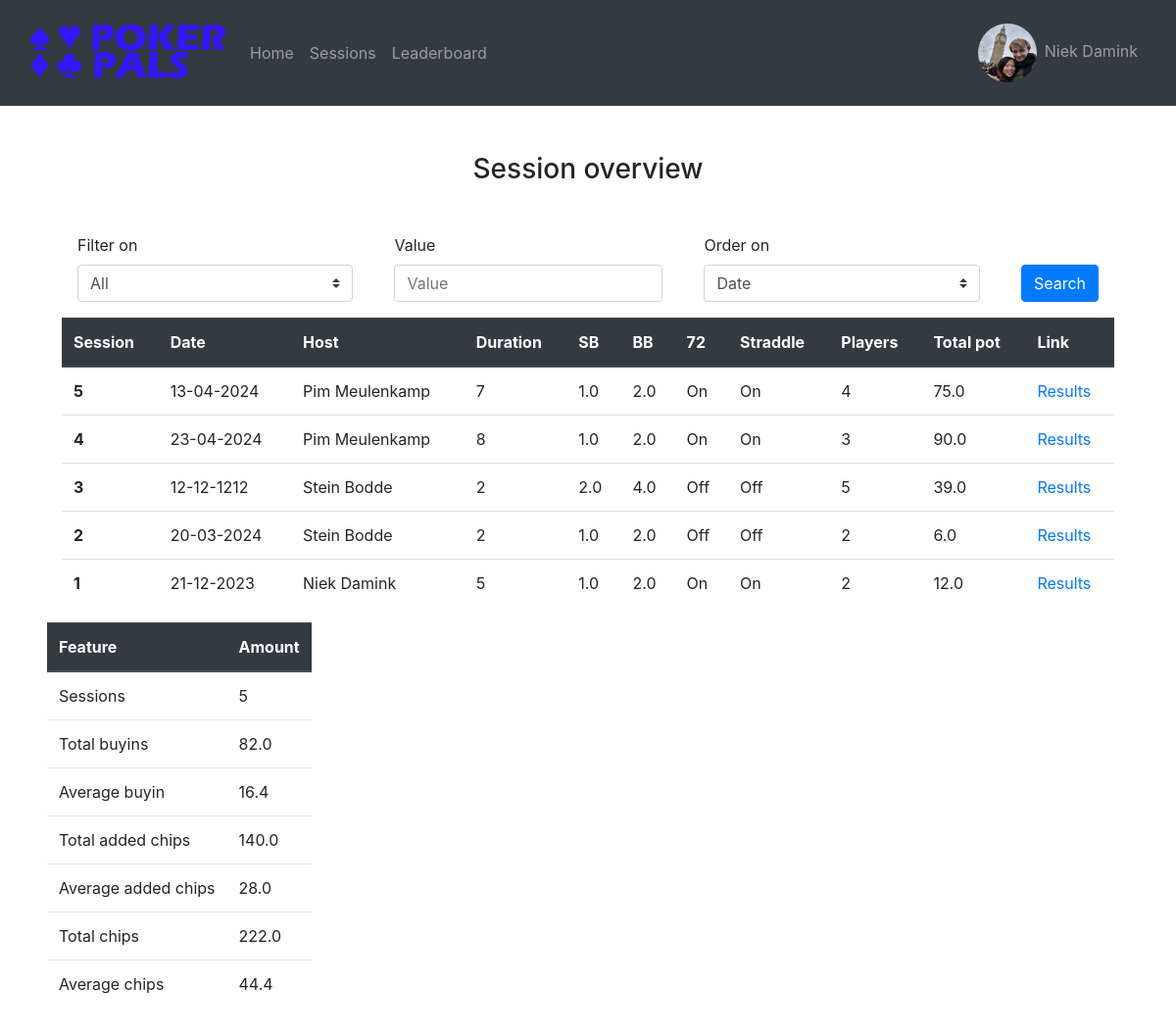
Page /sessions (signed in) on the committed database.
### website/models.py (models this page shows)
class User(db.Model, UserMixin):
    id = db.Column(db.Integer, primary_key=True)
    name = db.Column(db.String(150), unique=True)
    password = db.Column(db.String(150))
    imgURL = db.Column(db.String(10000))

class Session(db.Model):
    session_ID = db.Column(db.Integer, primary_key=True)
    host = db.Column(db.String(100))
    date = db.Column(db.String(100))
    duration = db.Column(db.Integer)
    straddle = db.Column(db.Boolean)
    seven_deuce = db.Column(db.Boolean)
    small_blind = db.Column(db.Float)
    big_blind = db.Column(db.Float)

### website/views.py (the view)
@views.route('/sessions', methods=['GET', 'POST'])
@login_required
def sessions():
    if request.method == "POST":
        filterOn = request.form.get("filter")
        filterValue = request.form.get("inputValue")
        orderOn = request.form.get("order")
    else:
        filterOn = "0"
        filterValue = None
        orderOn = "0"
    return render_template("sessions.html", user = current_user, session_list = getSessionsWithPeopleAndPot(filterOn, filterValue, orderOn), total_statistics = getTotalStatistics(filterOn, filterValue))

### website/__init__.py (called while the page is built)
def create_app():
    app = Flask(__name__)
    app.config['SECRET_KEY'] = 'ksjdksajdk17HSSH2ssj88ss'
    app.config['SQLALCHEMY_DATABASE_URI'] = f'sqlite:///{DB_NAME}'
    db.init_app(app)
    from .views import views
    from .auth import auth
    from .admin import admin
    app.register_blueprint(views, url_prefix='/')
    app.register_blueprint(auth, url_prefix='/')
    app.register_blueprint(admin, url_prefix='/admin')
    from .models import User, Post
    create_database(app)
    login_manager = LoginManager()
    login_manager.login_view = 'auth.login'
    login_manager.init_app(app)
    @login_manager.user_loader
    def load_user(id):
        return User.query.get(int(id))
    return app

### website/templates/sessions.html (shortened to what this page needs)
{% extends "base.html" %} {% block title %}Sessions{% endblock %} {% block content %}
<div class="fluid-container p-5">
    <h3 align="center">Session overview</h3><br>
    <form method="POST">
        <div class="form-row align-items-center">
            <div class="col m-3">
                <label class="mr-sm-2" for="filter">Filter on</label>
                <select onchange="saveChoice(this, 'active1');" class="custom-select mr-sm-2" name="filter" id="filter">
                    <option id="f0" selected value="0">All</option>
                </select>
            </div>
            <div class="col-auto m-3">
                <label class="mr-sm-2" for="input Value">Value</label>
                <input type="text" onkeyup="saveValue(this)" class="form-control" name="inputValue" id="inputValue" placeholder="Value">
                </div>
            <div class="col m-3">
                <label class="mr-sm-2" for="order">Order on</label>
                <select onchange="saveChoice(this, 'active2');" class="custom-select mr-sm-2" name="order" id="order">
                    <option selected value="0">Date</option>
                </select>
            </div>
        <div class="col-auto m-3 mt-5">
            <button type="submit" class="btn btn-primary">Search</button>
        </div>
    </div>
    </form>
    <div class="row">
        <div class="col">
            <table class="table">
                <thead class="thead-dark">
                    <tr>
                        <th scope="col">Session</th>
                        <th scope="col">Date</th>
                        <th scope="col">Host</th>
                        <th scope="col">Duration</th>
                        <th scope="col">SB</th>
                        <th scope="col">BB</th>
                        <th scope="col">72</th>
                        <th scope="col">Straddle</th>
                        <th scope="col">Players</th>
                        <th scope="col">Total pot</th>
                        <th scope="col">Link</th>
                    </tr>
                </thead>
                <tbody>
                    {% for session in session_list%}
                    <tr>
                        <th scope="row">{{session.session_ID}}</th>
                        <td>{{session.date}}</td>
                        <td>{{session.host}}</td>
                        <td>{{session.duration}}</td>
                        <td>{{session.small_blind}}</td>
                        <td>{{session.big_blind}}</td>
                        {%if session.seven_deuce%}
                        <td>On</td>
                        {%else%}
                        <td>Off</td>
                        {%endif%}
                        {%if session.straddle%}
                        <td>On</td>
                        {%else%}
                        <td>Off</td>
                        {%endif%}
                        <td>{{session.players}}</td>
                        <td>{{session.pot}}</td>
                        <td><a href="/sessions/{{session.session_ID}}">Results</a></td>
                    </tr>
                    {%endfor%}
                </tbody>
            </table>
        </div>
        <div class="column-2">
            <table class="table">
                <thead class="thead-dark">
                    <tr>
                        <th scope="col">Feature</th>
                        <th scope="col">Amount</th>
                    </tr>
                    {%for feature, amount in total_statistics.items()%}
                    <tr>
                        <td>{{feature}}</td>
                        <td>{{amount}}</td>
                    </tr>
                    {%endfor%}
                </thead>
        </div>
    </div>
</div>
{% endblock %}

### website/templates/base.html (shortened to what this page needs)
<!DOCTYPE html>
<html>
  <head>
    <link
      rel="stylesheet"
      href="https://stackpath.bootstrapcdn.com/bootstrap/4.4.1/css/bootstrap.min.css"
    />
    <link
      rel="stylesheet"
      href="https://stackpath.bootstrapcdn.com/font-awesome/4.7.0/css/font-awesome.min.css"
    />
  </head>
  <body>
    {% if user.is_authenticated %}
    <nav class="navbar navbar-expand-lg navbar-dark bg-dark">
        <div class="container-fluid">
          <a class="navbar-brand">
            <img src="{{url_for('static', filename='pictures/logo.png')}}" width="200px">
          </a>
          <div class="collapse navbar-collapse" id="navbarText">
            <ul class="navbar-nav me-auto mb-2 mb-lg-0">
              <li class="nav-item">
                <a class="nav-link" href="/">Home</a>
              </li>
              <li class="nav-item">
                <a class="nav-link" href="/sessions">Sessions</a>
              </li>
              <li class="nav-item">
                <a class="nav-link" href="/leaderboard">Leaderboard</a>
              </li>
            </ul>
            <ul class="navbar-nav ml-auto mb-2 mb-lg-0">
                <li class="nav-item">
                    <a class="nav-link" href="/account"><img class='rounded-circle m-2' src="{{url_for('static', filename=user.imgURL)}}" width="60px" height="60px" class="avatar">{{user.name}}</a>
                </li>
            </ul>
          </div>
        </div>
    </nav>
    {% endif %}
    <div class="container-fluid">
        {% block content%}
        {% endblock %}
    </div>
  </body>
</html>

### rows in the picture
User: imgURL (picture), name "Niek Damink"

### other values in the picture
{{ session.session_ID }} "5"
{{ session.date }} "13-04-2024"
{{ session.host }} "Pim Meulenkamp"
{{ session.duration }} "7"
{{ session.small_blind }} "1.0"
{{ session.big_blind }} "2.0"
{{ session.players }} "4"
{{ session.pot }} "75.0"
{{ session.session_ID }} "4"
{{ session.date }} "23-04-2024"
{{ session.duration }} "8"
{{ session.players }} "3"
{{ session.pot }} "90.0"
{{ session.session_ID }} "3"
{{ session.date }} "12-12-1212"
